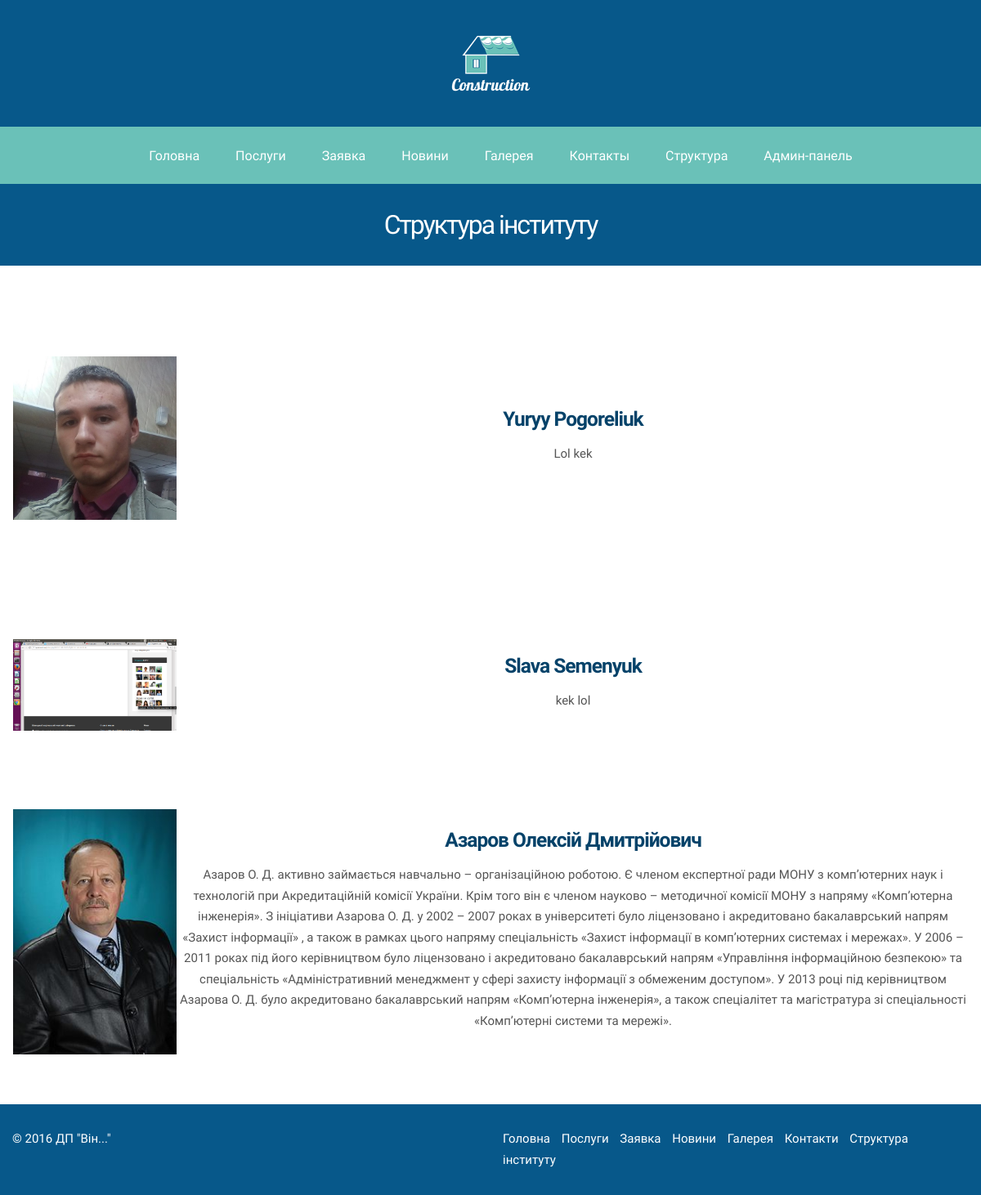
Before: /structure with the older database file.
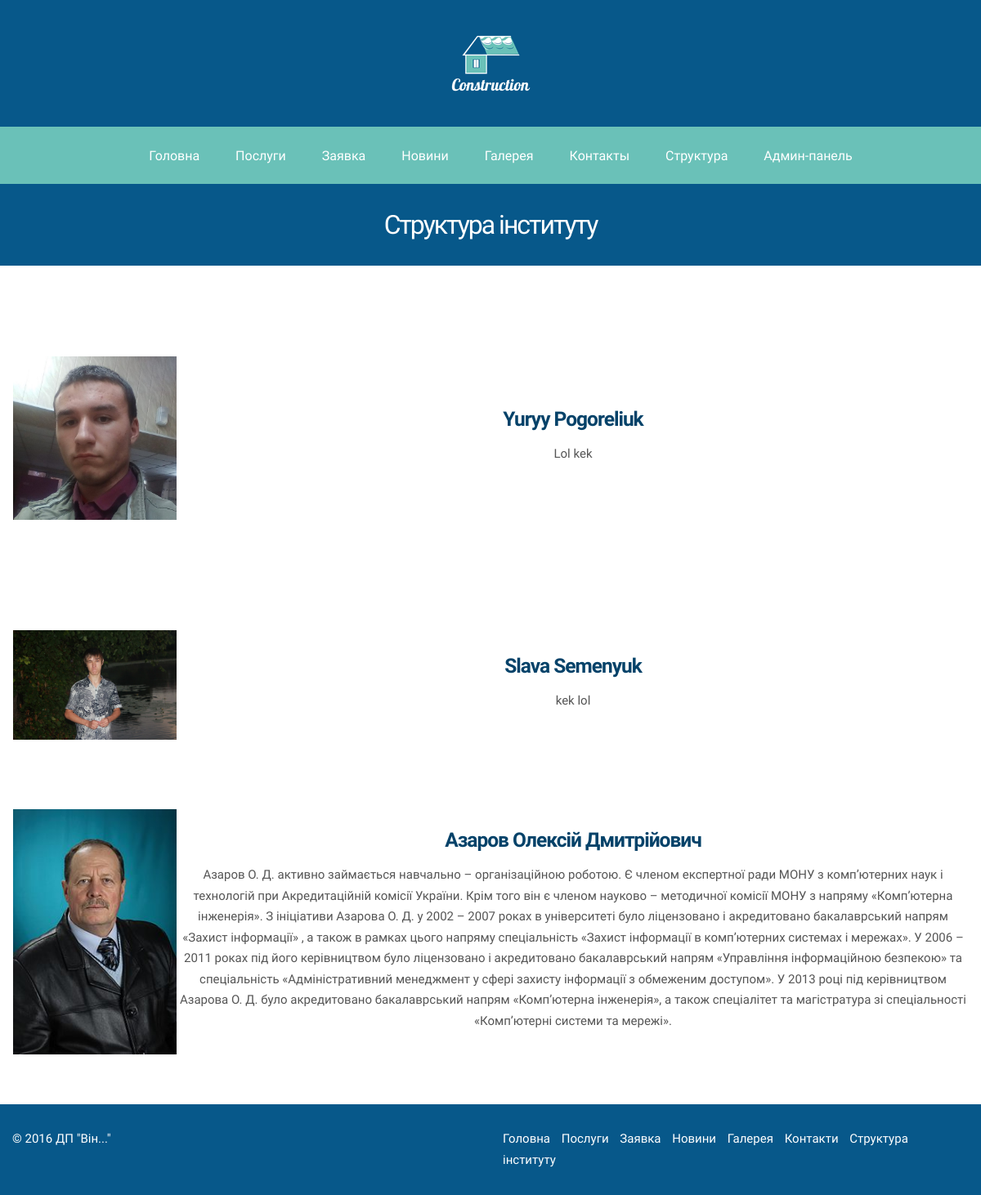
After: the same page with the newer database file.
### construct/models.py (models this page shows, shortened)
class Person(models.Model):
	image = models.ImageField(upload_to='static/img')
	name = models.TextField(max_length=300)
	description = models.TextField(max_length=5000)
	class Meta():
		verbose_name = u"Людина"
		verbose_name_plural = u"Люди"

### construct/views.py (the view)
# urls.py: url(r'^structure$', views.structure, name='structure'),
def structure(request):
	people = Person.objects.all()
	template = loader.get_template("structure.html")
	return HttpResponse(template.render(locals(), request))

### templates/structure.html (shortened to what this page needs)
{% extends "base.html" %}
{% load construct_extras %}
{% block subheader %} Структура інституту {% endblock %}
{% block content %}
<table>
    {% for person in people %}
    <tr>
        <td style="height: 300px; width: 200px" rawspan="2"><img src="{{ person.image.url }}"></td>
        <td>
            <h3 align="center">{{ person.name }}</h3>
            <p align="center">{{ person.description }}</p>
        </td>
    </tr>
    {% endfor %}
</table>
{% endblock %}

Changed rows visible on the page:
changed Person "Slava Semenyuk": image: a different picture
